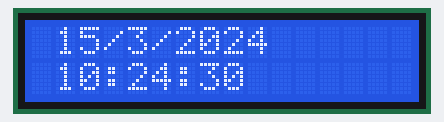
The sketch below on a simulated Arduino Uno, built with avr-gcc and run on an emulated ATmega328P. On the bench: 16×2 character LCD. The local clock reads 2024-03-15 10:24:30 at power-on unless the sketch sets it; what the sketch prints to the serial monitor is not drawn.

Above: at 1.1 s.
At 5.1 s:
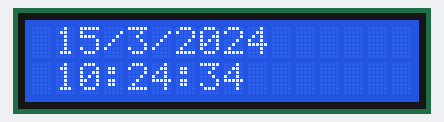
At 10.2 s:
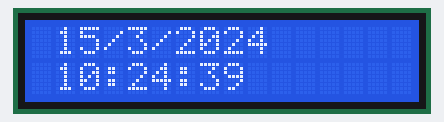
At 19.2 s:
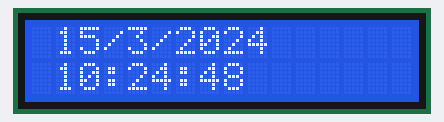
At 28.3 s:
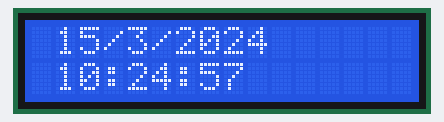
At 38.3 s:
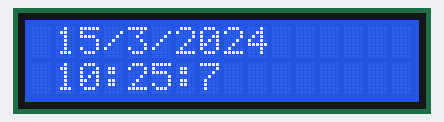

The sketch:

show_rtc_clock_date_with_lcd_1602.ino
```cpp
#include <LiquidCrystal.h>
#include <virtuabotixRTC.h>
virtuabotixRTC myRTC(6, 7, 8); //CLK, DAT, RST

const int rs = 12, en = 11, d4 = 5, d5 = 4, d6 = 3, d7 = 2;
LiquidCrystal lcd(rs, en, d4, d5, d6, d7);


void setup() {
  // set up the LCD's number of columns and rows:
  lcd.begin(16, 2);

 // myRTC.setDS1302Time(00, 38, 23, 3, 8, 8, 2021);
  Serial.begin(9600);

}

void loop() {

  myRTC.updateTime();

  Serial.print("Tanggal / Waktu: ");
  Serial.print(myRTC.dayofmonth); //menampilkan tanggal
  Serial.print("/");
  Serial.print(myRTC.month); //menampilkan bulan
  Serial.print("/");
  Serial.print(myRTC.year); //menampilkan tahun
  Serial.print(" ");
  Serial.print(myRTC.hours); //menampilkan jam
  Serial.print(":");
  Serial.print(myRTC.minutes); //menampilkan menit
  Serial.print(":");
  Serial.println(myRTC.seconds); //menampilkan detik
  delay( 1000);

  lcd.setCursor(1, 0);
  lcd.print(myRTC.dayofmonth);
  lcd.print("/");
  lcd.print(myRTC.month);
  lcd.print("/");
  lcd.print(myRTC.year);
  lcd.print(" ");
  lcd.setCursor(1, 1);
  lcd.print(myRTC.hours);
  lcd.print(":");
  lcd.print(myRTC.minutes);
  lcd.print(":");
  lcd.print(myRTC.seconds);
  lcd.print("  ");

}
```

Measured:
- what the display in image 0 shows lasts 1.0 s, from 1.1 s to 2.1 s
